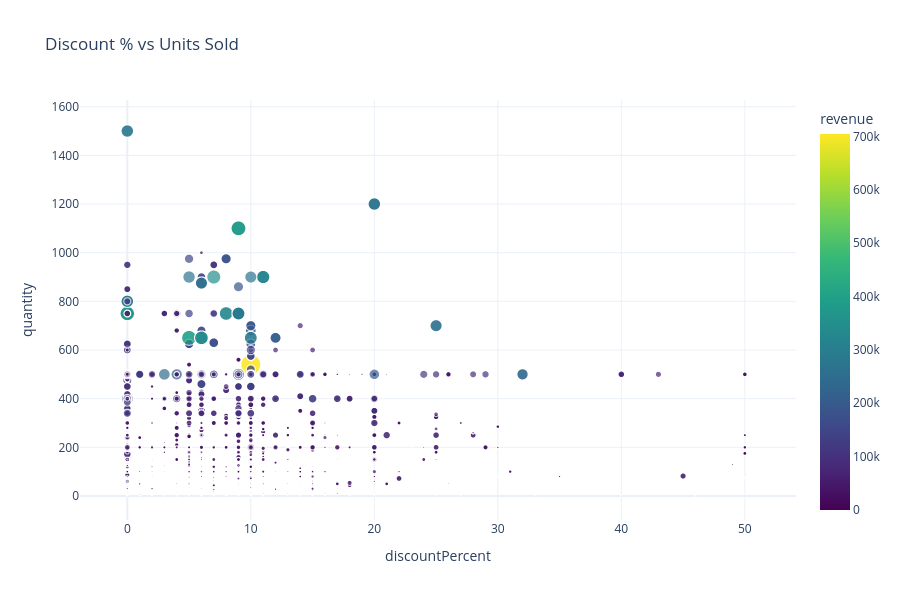

Here is the notebook cell this chart was saved with:
### Code cell
# Discount vs Demand Analysis
fig = px.scatter(
    df, x='discountPercent', y='quantity',
    color='revenue', size='revenue',
    hover_data=['name', 'Category'],
    title='Discount % vs Units Sold',
    color_continuous_scale='Viridis'
)

fig.update_layout(template='plotly_white', height=600)
fig.show()

### Figure 1 — Plotly figure (JSON) as saved in the notebook; plotly's stock layout.template omitted (floating-point values rounded to 4 significant figures; data arrays with more than 128 entries replaced by an {"elided": "..."} marker saying what was removed)
{"data": [{"customdata": {"elided": "3732x2 str values"}, "hovertemplate": "discountPercent=%{x}<br>quantity=%{y}<br>revenue=%{marker.color}<br>name=%{customdata[0]}<br>Category=%{customdata[1]}<extra></extra>", "legendgroup": "", "marker": {"color": {"elided": "3732 float values"}, "coloraxis": "coloraxis", "size": {"elided": "3732 float values"}, "sizemode": "area", "sizeref": 1762.0, "symbol": "circle"}, "mode": "markers", "name": "", "showlegend": false, "type": "scattergl", "x": {"elided": "3732 int values"}, "xaxis": "x", "y": {"elided": "3732 int values"}, "yaxis": "y"}], "layout": {"coloraxis": {"colorbar": {"title": {"text": "revenue"}}, "colorscale": [[0, "#440154"], [0.1111, "#482878"], [0.2222, "#3e4989"], [0.3333, "#31688e"], [0.4444, "#26828e"], [0.5556, "#1f9e89"], [0.6667, "#35b779"], [0.7778, "#6ece58"], [0.8889, "#b5de2b"], [1, "#fde725"]]}, "height": 600, "legend": {"itemsizing": "constant", "tracegroupgap": 0}, "title": {"text": "Discount % vs Units Sold"}, "xaxis": {"anchor": "y", "domain": [0, 1], "title": {"text": "discountPercent"}}, "yaxis": {"anchor": "x", "domain": [0, 1], "title": {"text": "quantity"}}}}
